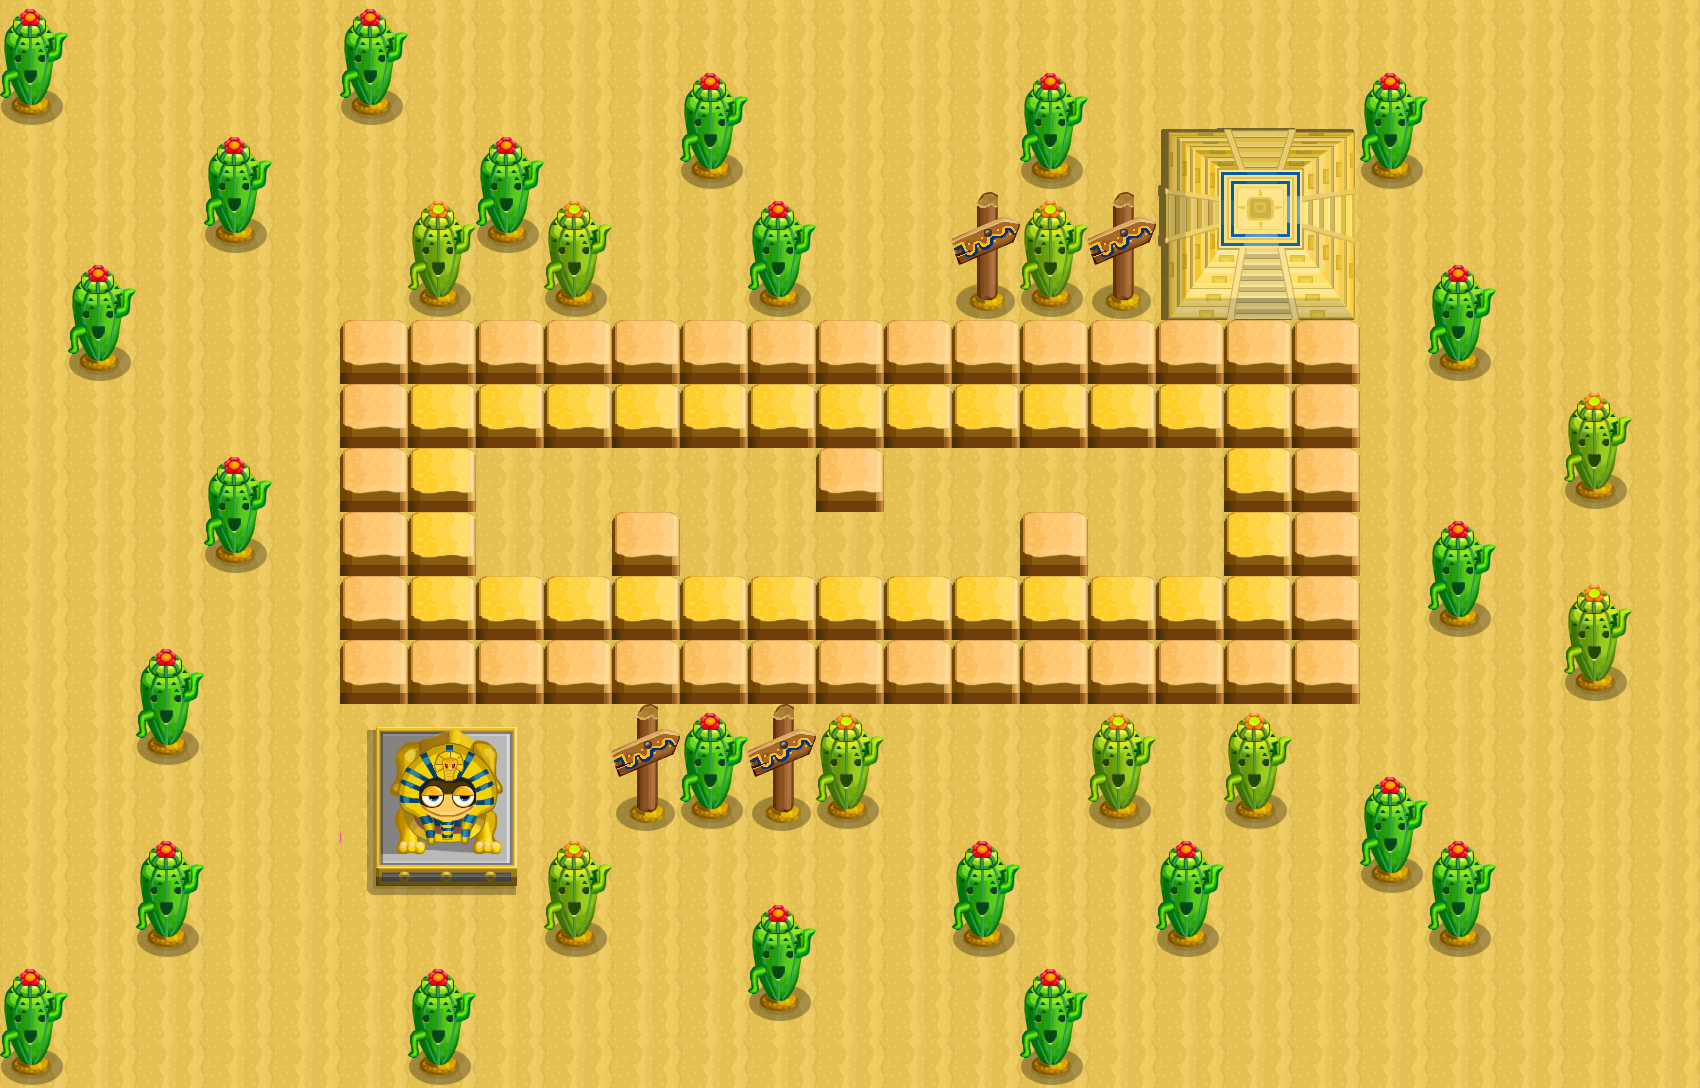

This is a level from a 2D game, rendered from its Tiled map with the project's own tilesets. A one-line summary and the complete map file follow:
An orthogonal 25x17 tile map with 68x64 px tiles, 2 tile layers (lay_1, lay_2).

<map version="1.0" tiledversion="1.1.5" orientation="orthogonal" renderorder="right-down" width="25" height="17" tilewidth="68" tileheight="64" infinite="0" nextobjectid="1">
 <tileset firstgid="1" name="map_2" tilewidth="68" tileheight="64" tilecount="55" columns="5">
  <image source="../Resources/map/map_2.png" width="340" height="704" />
 </tileset>
 <layer name="lay_1" width="25" height="17">
  <data encoding="csv">
1,1,1,1,1,1,1,1,1,1,1,1,1,1,1,1,1,1,1,1,1,1,1,1,1,
1,1,1,1,1,1,1,1,1,1,1,1,1,1,1,1,1,1,1,1,1,1,1,1,1,
1,1,1,1,1,1,1,1,1,1,1,1,1,1,1,1,1,1,1,1,1,1,1,1,1,
1,1,1,1,1,1,1,1,1,1,1,1,1,1,1,1,1,1,1,1,1,1,1,1,1,
1,1,1,1,1,1,1,1,1,1,1,1,1,1,1,1,1,1,1,1,1,1,1,1,1,
1,1,1,1,1,1,1,1,1,1,1,1,1,1,1,1,1,1,1,1,1,1,1,1,1,
1,1,1,1,1,1,1,1,1,1,1,1,1,1,1,1,1,1,1,1,1,1,1,1,1,
1,1,1,1,1,1,1,1,1,1,1,1,1,1,1,1,1,1,1,1,1,1,1,1,1,
1,1,1,1,1,1,1,1,1,1,1,1,1,1,1,1,1,1,1,1,1,1,1,1,1,
1,1,1,1,1,1,1,1,1,1,1,1,1,1,1,1,1,1,1,1,1,1,1,1,1,
1,1,1,1,1,1,1,1,1,1,1,1,1,1,1,1,1,1,1,1,1,1,1,1,1,
1,1,1,1,1,1,1,1,1,1,1,1,1,1,1,1,1,1,1,1,1,1,1,1,1,
1,1,1,1,1,1,1,1,1,1,1,1,1,1,1,1,1,1,1,1,1,1,1,1,1,
1,1,1,1,1,1,1,1,1,1,1,1,1,1,1,1,1,1,1,1,1,1,1,1,1,
1,1,1,1,1,1,1,1,1,1,1,1,1,1,1,1,1,1,1,1,1,1,1,1,1,
1,1,1,1,1,1,1,1,1,1,1,1,1,1,1,1,1,1,1,1,1,1,1,1,1,
1,1,1,1,1,1,1,1,1,1,1,1,1,1,1,1,1,1,1,1,1,1,1,1,1
</data>
 </layer>
 <layer name="lay_2" width="25" height="17">
  <data encoding="csv">
11,0,0,0,0,11,0,0,0,0,0,0,0,0,0,0,0,0,0,0,0,0,0,0,0,
16,0,0,0,0,16,0,0,0,0,11,0,0,0,0,11,0,0,0,0,11,0,0,0,0,
0,0,0,11,0,0,0,11,0,0,16,0,0,0,0,16,0,43,44,45,16,0,0,0,0,
0,0,0,16,0,0,12,16,12,0,0,11,0,0,8,12,8,48,49,50,0,0,0,0,0,
0,11,0,0,0,0,17,0,17,0,0,16,0,0,13,17,13,53,54,55,0,11,0,0,0,
0,16,0,0,0,5,5,5,5,5,5,5,5,5,5,5,5,5,5,5,0,16,0,0,0,
0,0,0,0,0,5,4,4,4,4,4,4,4,4,4,4,4,4,4,5,0,0,0,12,0,
0,0,0,11,0,5,4,0,0,0,0,0,5,0,0,0,0,0,4,5,0,0,0,17,0,
0,0,0,16,0,5,4,0,0,5,0,0,0,0,0,5,0,0,4,5,0,11,0,0,0,
0,0,0,0,0,5,4,4,4,4,4,4,4,4,4,4,4,4,4,5,0,16,0,12,0,
0,0,11,0,0,5,5,5,5,5,5,5,5,5,5,5,5,5,5,5,0,0,0,17,0,
0,0,16,0,0,28,29,30,0,8,11,8,12,0,0,0,12,0,12,0,0,0,0,0,0,
0,0,0,0,0,33,34,35,0,13,16,13,17,0,0,0,17,0,17,0,11,0,0,0,0,
0,0,11,0,0,38,39,40,12,0,0,0,0,0,11,0,0,11,0,0,16,11,0,0,0,
0,0,16,0,0,0,0,0,17,0,0,11,0,0,16,0,0,16,0,0,0,16,0,0,0,
11,0,0,0,0,0,11,0,0,0,0,16,0,0,0,11,0,0,0,0,0,0,0,0,0,
16,0,0,0,0,0,16,0,0,0,0,0,0,0,0,16,0,0,0,0,0,0,0,0,0
</data>
 </layer>
</map>